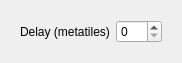
<?xml version="1.0" encoding="UTF-8"?>
<ui version="4.0">
 <class>DelayEditWidget</class>
 <widget class="QWidget" name="DelayEditWidget">
  <property name="geometry">
   <rect>
    <x>0</x>
    <y>0</y>
    <width>182</width>
    <height>38</height>
   </rect>
  </property>
  <property name="windowTitle">
   <string>Form</string>
  </property>
  <layout class="QHBoxLayout" name="horizontalLayout_2">
   <item>
    <widget class="QWidget" name="widget" native="true">
     <layout class="QHBoxLayout" name="horizontalLayout">
      <item>
       <widget class="QLabel" name="label">
        <property name="text">
         <string>Delay (metatiles)</string>
        </property>
       </widget>
      </item>
      <item>
       <widget class="QSpinBox" name="delayBox">
        <property name="maximum">
         <number>31</number>
        </property>
       </widget>
      </item>
     </layout>
    </widget>
   </item>
  </layout>
 </widget>
 <resources/>
 <connections/>
</ui>
